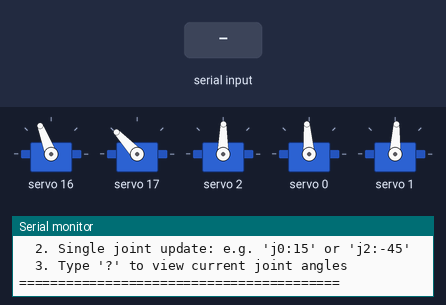
A sketch run on a simulated Arduino Uno, built with avr-gcc and run on an emulated ATmega328P. Parts: 5 × servo, the last lines printed to the serial monitor. Inputs (shaded band) come from the test bench.

Above: at 1.3 s.
1.4 s: "j2:-30\n" received over Serial
At 1.87 s:
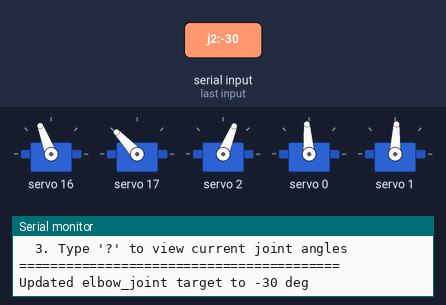
At 3.2 s:
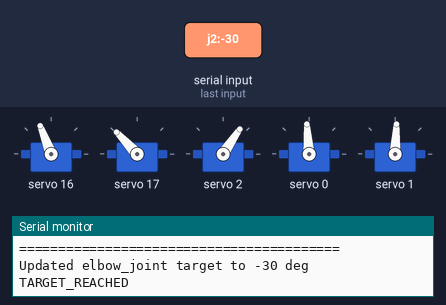
3.6 s: "B:\n" received over Serial
5.1 s: "?\n" received over Serial
Timing chart, 0 to 8.1 s (numbered marks = the images above; inputs shaded):
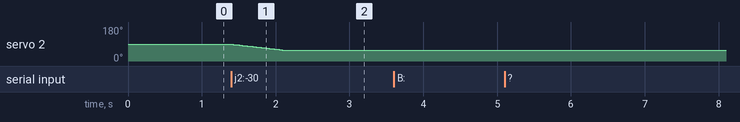

The sketch:

all_joints.ino
```cpp
#include <Wire.h>
#include <Adafruit_PWMServoDriver.h>

// PCA9685 Driver Objects
Adafruit_PWMServoDriver pwm50(0x40);   // 50 Hz Board
Adafruit_PWMServoDriver pwm330(0x41);  // 330 Hz Board

const int PERIOD_50HZ = 20000;
const int PERIOD_330HZ = 3030;
const int STEP_DELAY_MS = 10;
const int HOME_OFFSET = 90;
const int NUM_JOINTS = 5;
const float STEP_PULSE_US = 5.0; // The max microseconds to move per 10ms loop. Adjust for speed!

struct Joint {
  const char* name;
  Adafruit_PWMServoDriver* driver;
  int channel;
  int periodUs;
  int minPulseUs;
  int maxPulseUs;
  float currentAngle;    // Physical 0 - 180 degrees (used for serial status)
  float targetAngle;     // Physical 0 - 180 degrees (used for serial target)
  float currentPulseUs;  // HIGH-RES: Current physical position
  float targetPulseUs;   // HIGH-RES: Target physical position
};

Joint joints[NUM_JOINTS] = {
  {"base_joint",       &pwm330, 0, PERIOD_330HZ, 710,  2670, 90, 90},
  {"shoulder_joint",   &pwm330, 1, PERIOD_330HZ, 930,  2910, 90, 90},
  {"elbow_joint",      &pwm50,  2, PERIOD_50HZ,  450,  2480, 90, 90},
  {"neck_joint",       &pwm50,  0, PERIOD_50HZ,  770,  2270, 90, 90},
  {"head_turn_joint",  &pwm50,  1, PERIOD_50HZ,  460,  2440, 90, 90}
};

bool targetInProgress = false;
float angleToPulse(const Joint &j, float angleDeg);
void moveJointsSimultaneously();

void setTargetAnglesFromArray(const float targetAngles[NUM_JOINTS]) {
  for (int i = 0; i < NUM_JOINTS; i++) {
    float userAngle = constrain(targetAngles[i], -90.0, 90.0);
    joints[i].targetAngle = userAngle + HOME_OFFSET;
    joints[i].targetPulseUs = angleToPulse(joints[i], joints[i].targetAngle);
  }
  targetInProgress = true;
}

void processBufferedPointSet(String payload) {
  int pointStart = 0;
  int processedCount = 0;

  while (pointStart <= payload.length()) {
    int pointEnd = payload.indexOf(';', pointStart);
    if (pointEnd < 0) pointEnd = payload.length();

    String pointToken = payload.substring(pointStart, pointEnd);
    pointToken.trim();

    if (pointToken.length() > 0) {
      float pointAngles[NUM_JOINTS] = {0.0, 0.0, 0.0, 0.0, 0.0};
      int parsedCount = 0;
      int valueStart = 0;

      for (int i = 0; i <= pointToken.length(); i++) {
        if (i == pointToken.length() || pointToken.charAt(i) == ',') {
          if (i > valueStart) {
            String token = pointToken.substring(valueStart, i);
            token.trim();
            if (token.length() > 0 && parsedCount < NUM_JOINTS) {
              pointAngles[parsedCount++] = token.toFloat();
            }
          }
          valueStart = i + 1;
        }
      }

      if (parsedCount == NUM_JOINTS) {
        setTargetAnglesFromArray(pointAngles);
        while (targetInProgress) {
          moveJointsSimultaneously();
          delay(STEP_DELAY_MS);
        }
        processedCount++;
      } else {
        Serial.print("Skipped malformed buffered point: ");
        Serial.println(pointToken);
      }
    }

    if (pointEnd >= payload.length()) break;
    pointStart = pointEnd + 1;
  }

  Serial.print("BUFFER_DONE: ");
  Serial.print(processedCount);
  Serial.println(" points processed");
}

// 1. Convert user degrees to precise microseconds
float angleToPulse(const Joint &j, float angleDeg) {
  float constrainedAngle = constrain(angleDeg, 0.0, 180.0);
  float centerPulseUs = (j.minPulseUs + j.maxPulseUs) / 2.0;

  if (constrainedAngle <= 90.0) {
    return j.minPulseUs + (constrainedAngle / 90.0) * (centerPulseUs - j.minPulseUs);
  } else {
    return centerPulseUs + ((constrainedAngle - 90.0) / 90.0) * (j.maxPulseUs - centerPulseUs);
  }
}

// 2. Convert microseconds back to degrees (for the ? status command)
float pulseToAngle(const Joint &j, float pulseUs) {
  float centerPulseUs = (j.minPulseUs + j.maxPulseUs) / 2.0;
  if (pulseUs <= centerPulseUs) {
     return 90.0 * (pulseUs - j.minPulseUs) / (centerPulseUs - j.minPulseUs);
  } else {
     return 90.0 + 90.0 * (pulseUs - centerPulseUs) / (j.maxPulseUs - centerPulseUs);
  }
}

// 3. Send the exact pulse to the PCA9685 driver
void applyPulse(const Joint &j, float pulseUs) {
  int pwmValue = (int)((pulseUs / (float)j.periodUs) * 4096.0);
  j.driver->setPWM(j.channel, 0, pwmValue);
}

void setJointAngle(Joint &j, float angleDeg) {
  // Constrain between 0.0 and 180.0
  if (angleDeg < 0.0) angleDeg = 0.0;
  if (angleDeg > 180.0) angleDeg = 180.0;

  float centerPulseUs = (j.minPulseUs + j.maxPulseUs) / 2.0;
  float pulseUs;

  // Piecewise mapping relative to home center
  if (angleDeg <= 90.0) {
    pulseUs = j.minPulseUs + (angleDeg / 90.0) * (centerPulseUs - j.minPulseUs);
  } else {
    pulseUs = centerPulseUs + ((angleDeg - 90.0) / 90.0) * (j.maxPulseUs - centerPulseUs);
  }

  // Convert pulse microseconds to the 0-4095 PCA9685 scale
  int pwmValue = (int)((pulseUs / (float)j.periodUs) * 4096.0);
  j.driver->setPWM(j.channel, 0, pwmValue);
}

void printStatus() {
  Serial.println("\n--- Current Joint Positions ---");
  for (int i = 0; i < NUM_JOINTS; i++) {
    int userAngle = (int)round(joints[i].currentAngle - HOME_OFFSET);
    Serial.print("  [");
    Serial.print(i);
    Serial.print("] ");
    Serial.print(joints[i].name);
    Serial.print(": ");
    Serial.print(userAngle);
    Serial.println(" deg");
  }
  Serial.println("--------------------------------");
}

void processSerialInput(String input) {
  input.trim();
  if (input.length() == 0) return;

  // Option A: Buffered point list command (e.g. "B:0,-30,45,0,10,-10;1,-20,40,0,0,0")
  if (input.startsWith("B:") || input.startsWith("P:")) {
    String payload = input.substring(2);
    payload.trim();
    if (payload.length() > 0) {
      processBufferedPointSet(payload);
    } else {
      Serial.println("Empty point buffer.");
    }
    return;
  }

  // Option B: Single joint command (e.g. "j0:15" or "j2:-30")
  if (input.startsWith("j") || input.startsWith("J")) {
    int colonIdx = input.indexOf(':');
    if (colonIdx > 1) {
      int jointIdx = input.substring(1, colonIdx).toInt();
      int angleVal = input.substring(colonIdx + 1).toInt();
      if (jointIdx >= 0 && jointIdx < NUM_JOINTS) {
        angleVal = constrain(angleVal, -90, 90);
        joints[jointIdx].targetAngle = angleVal + HOME_OFFSET;

        // ADDED HERE: Calculate the target pulse for the single joint
        joints[jointIdx].targetPulseUs = angleToPulse(joints[jointIdx], joints[jointIdx].targetAngle);

        targetInProgress = true;
        Serial.print("Updated ");
        Serial.print(joints[jointIdx].name);
        Serial.print(" target to ");
        Serial.print(angleVal);
        Serial.println(" deg");
      }
    }
    return;
  }

  // Option B: Query status command
  if (input == "?" || input == "status") {
    printStatus();
    return;
  }

  // Option C: 5 comma- or space-separated values (e.g., "0, -20, 45, 0, 10")
  int parsedCount = 0;
  int startIdx = 0;

  for (int i = 0; i <= input.length(); i++) {
    if (i == input.length() || input.charAt(i) == ',' || input.charAt(i) == ' ') {
      if (i > startIdx) {
        String token = input.substring(startIdx, i);
        token.trim();
        if (token.length() > 0 && parsedCount < NUM_JOINTS) {
          int userAngle = constrain(token.toInt(), -90, 90);
          joints[parsedCount].targetAngle = userAngle + HOME_OFFSET;

          // ADDED HERE: Calculate the target pulse using parsedCount
          joints[parsedCount].targetPulseUs = angleToPulse(joints[parsedCount], joints[parsedCount].targetAngle);

          parsedCount++;
        }
      }
      startIdx = i + 1;
    }
  }

  if (parsedCount == NUM_JOINTS) {
    targetInProgress = true;
    Serial.println("Successfully updated all 6 joint target angles.");
  } else if (parsedCount > 0) {
    Serial.print("Updated ");
    Serial.print(parsedCount);
    Serial.println(" joint(s). Expected 5 values.");
  } else {
    Serial.println("Invalid input format. Use: '0, -30, 45, 0, 10' or 'j0:15'");
  }
}

void moveJointsSimultaneously() {
  if (!targetInProgress) return;

  float maxDistanceUs = 0.0;
  float distancesUs[NUM_JOINTS];

  // 1. Calculate required high-res displacement
  for (int i = 0; i < NUM_JOINTS; i++) {
    distancesUs[i] = joints[i].targetPulseUs - joints[i].currentPulseUs;
    float absDist = abs(distancesUs[i]);
    if (absDist > maxDistanceUs) {
      maxDistanceUs = absDist;
    }
  }

  // 2. Check if movement is practically complete (within half a microsecond)
  if (maxDistanceUs <= 0.5) {
    for (int i = 0; i < NUM_JOINTS; i++) {
      joints[i].currentPulseUs = joints[i].targetPulseUs;
      joints[i].currentAngle = joints[i].targetAngle; // sync the display variable
      applyPulse(joints[i], joints[i].currentPulseUs);
    }
    targetInProgress = false;
    Serial.println("TARGET_REACHED");
    return;
  }

  // 3. Step each joint scaled proportionally in microsecond space
  for (int i = 0; i < NUM_JOINTS; i++) {
    if (abs(distancesUs[i]) <= 0.5) continue;

    // Scale step size so every joint takes the same time to finish
    float stepSizeUs = STEP_PULSE_US * (abs(distancesUs[i]) / maxDistanceUs);

    // Apply the micro-step
    if (abs(distancesUs[i]) <= stepSizeUs) {
      joints[i].currentPulseUs = joints[i].targetPulseUs;
    } else if (distancesUs[i] > 0) {
      joints[i].currentPulseUs += stepSizeUs;
    } else {
      joints[i].currentPulseUs -= stepSizeUs;
    }

    applyPulse(joints[i], joints[i].currentPulseUs);

    // Sync the readable angle for the status command mid-move
    joints[i].currentAngle = pulseToAngle(joints[i], joints[i].currentPulseUs);
  }
}

void setup() {
  Serial.begin(115200);

  // Initialize hardware PWM drivers
  pwm50.begin();
  pwm50.setPWMFreq(50);
  pwm330.begin();
  pwm330.setPWMFreq(330);
  delay(100);

  // Move joints to home position initially
  for (int i = 0; i < NUM_JOINTS; i++) {
    joints[i].currentPulseUs = angleToPulse(joints[i], joints[i].currentAngle);
    joints[i].targetPulseUs = joints[i].currentPulseUs;
    applyPulse(joints[i], joints[i].currentPulseUs);
  }

  Serial.println("=========================================");
  Serial.println(" HUBERT 6-DOF Manual Serial Angle Control");
  Serial.println("=========================================");
  Serial.println("Commands:");
  Serial.println("  1. Enter 6 angles (-90 to +90): e.g. '0, -30, 45, 0, 10, -10'");
  Serial.println("  2. Single joint update: e.g. 'j0:15' or 'j2:-45'");
  Serial.println("  3. Type '?' to view current joint angles");
  Serial.println("=========================================");
}
bool firstLoop = true;
void loop() {
  // Read Serial commands from user

  if (Serial.available() > 0) {
    String input = Serial.readStringUntil('\n');
    processSerialInput(input);
  }

  // Smoothly step servos toward target position synchronously
  moveJointsSimultaneously();

  delay(STEP_DELAY_MS);
}
```

Measured:
- after the input at 1.4 s, servo 2: moves from 89° to 56° over 0.73 s, starting at once
